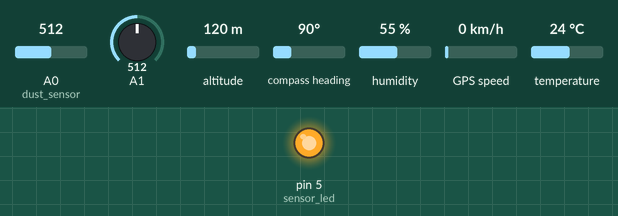
A sketch run on a simulated Arduino Uno, built with avr-gcc and run on an emulated ATmega328P. Parts: output pins drawn as LEDs (lit = HIGH). Inputs (shaded band) come from the test bench; at power-on: A0 (dust_sensor) = 512, A1 = 512, altitude 120 m, compass heading 90°, humidity 55 %, GPS speed 0 km/h, temperature 24 °C. The GPS gets a fix after 3 s at 37.7749, -122.4194 with 8 satellites; the modem accepts every AT command (registered, SIM ready, sends succeed) and sends nothing else; what the sketch prints to the serial monitor is not drawn.

Above: at 12.85 s.
At 13.6 s:
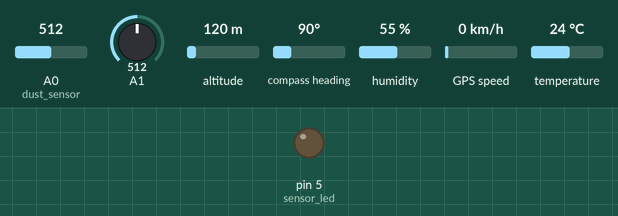
Timing chart, 0 to 28.8 s (numbered marks = the images above):
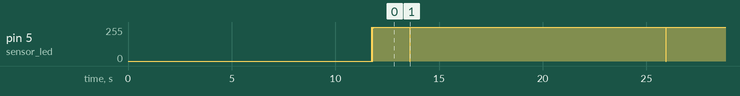

The sketch:

FINAL_DEMO.ino
```cpp
#include <DHT.h>
#include <SoftwareSerial.h>
#include <TinyGPS++.h>

DHT DHT(4,DHT11);

#define DHT11_PIN 4

float humi;
float temp;

SoftwareSerial mySerial(2,3); // RX,TX 와이파이 모듈

TinyGPSPlus gps;

//SoftwareSerial uart_gps(7,6); // GPS 모듈 RX, TX

String ssid = "AndroidHotspot7283";
String PASSWORD = "01020137283";
String host = "13.125.177.193";
// ======== 실험을 위한 스마트폰 핫스팟 연결
int dust_sensor = A0; //미세먼지 핀 번호
int sensor_led = 5;   //미세먼지 센서 안에 있는 적외선 LED 핀 번호
float dust_value = 0;
float dustDensityug = 0;
float calcVoltage = 0;

float dust_init = 0;
float dust_initial = 0;

int c;
float lat, lng;

SoftwareSerial uart_gps(7,6); // GPS 모듈 RX, TX

void connectWifi() {  // 와이파이 연결 동작
  String join ="AT+CWJAP=\""+ssid+"\",\""+PASSWORD+"\"";

  Serial.println("Connect Wifi...");
  mySerial.println(join);
  delay(10000);
  if(mySerial.find("OK"))
  {
    Serial.print("WIFI connect\n");
  }else
  {
    Serial.println("connect timeout\n");
  }
  delay(1000);
}

void httpclient(String char_input)  // 데이터베이스로 측정한 값을 전송하는 동작
{
  delay(100);
  Serial.println("connect TCP...");
  mySerial.println("AT+CIPSTART=\"TCP\",\""+host+"\",80");
  delay(2000);
  if(Serial.find("ERROR")) return;

  Serial.println("Send data...");
  String url=char_input;
  //Serial.println(url);
  String cmd="GET /process4.php?temp="+url+" HTTP/1.0\r\n\r\n";
  //Serial.println(cmd);
  Serial.print("AT+CIPSEND=");
  Serial.println(cmd.length());
  mySerial.print("AT+CIPSEND=");
  mySerial.println(cmd.length());
  delay(2000);
  mySerial.println(cmd);
  Serial.println(cmd);
  delay(2000);

  if(Serial.find("ERROR")) return;
  //mySerial.println("AT+CIPCLOSE");
  delay(100);
}

void setup(){
  Serial.begin(9600); //  시리얼 모니터 시작, 속도는 9600
  delay(100);
  mySerial.begin(9600);
  delay(100);
  connectWifi(); delay(500);
  Serial.println("Start GPS... ");
  pinMode(sensor_led,OUTPUT); //  미세먼지 적외선 LED를 출력으로 설정

  for(int i = 0; i < 5; i++) {  //  미세먼지 기본값을 정해주기 위한 동작
    digitalWrite(sensor_led, LOW);  // LED 켜기
    delayMicroseconds(280); //  샘플링해주는 시간
    dust_init += analogRead(dust_sensor); //  센서 값 읽어오기
    delayMicroseconds(40);  //  너무 많은 데이터 입력을 피해주기 위해 잠시 멈춰주는 시간
    digitalWrite(sensor_led, HIGH); //  LED끄기
    delayMicroseconds(9680);  //  LED끄고 대기
  }

  dust_initial = (((dust_init/5)*5.0)/1024);
  Serial.print("dust_initial : ");
  Serial.println(dust_initial);
  uart_gps.begin(9600);
  delay(1000);
}

void loop()
{
  while(uart_gps.available() > 0)
  {
    Serial.print(".");
    delay(5);
    if(gps.encode(uart_gps.read()))
    {
      Serial.println(" ");
      if(gps.location.isValid()) {
        Serial.print("Location : ");
        Serial.print(gps.location.lat(),6);
        lat = gps.location.lat();
        Serial.print(", ");
        Serial.println(gps.location.lng(),6);
        lng = gps.location.lng();
      }
      else {
        Serial.println("INVALID");
      }
    }
  }

  Serial.println(" ");
  Serial.print("Position : ");
  Serial.print(lat,6); Serial.print(", ");Serial.println(lng,6);

  digitalWrite(sensor_led, LOW);
  delayMicroseconds(280);

  dust_value = analogRead(dust_sensor);
  Serial.print("dust_value: ");
  Serial.println(dust_value);

  delayMicroseconds(40);

  digitalWrite(sensor_led, HIGH);
  delayMicroseconds(9680);

  calcVoltage = dust_value * (5.0 / 1024);
  dustDensityug = ((calcVoltage - dust_initial) / 0.005);
  // 미세먼지 값 계산
  if(dustDensityug < 0) dustDensityug = 0;  // 음수가 나왔을 경우 예외처리
  Serial.print("Dust Density [ug.m^3]: ");
  Serial.println(dustDensityug);

  int val = analogRead(A1);
  Serial.print("READED = ");
  Serial.print(val);
  Serial.print(" , Volt = ");
  int volt = map(val,0,1023,0,100);
  Serial.print(volt);
  Serial.println("mV");

  temp = DHT.readTemperature();
  humi = DHT.readHumidity();
  String str_output = String(temp)+"&humi="+String(humi)+"&dust="+String(dustDensityug)+"&bat="+String(volt)+"&lat="+String(lat,5)+"&long="+String(lng,5);
  delay(1000);
  httpclient(str_output);
  delay(1000);

  while (mySerial.available())
  {
    char response = mySerial.read();
    Serial.write(response);
    if(response=='\r') Serial.print('\n');
  }
  Serial.println("\n==================================\n");
  delay(1000);
}
```
